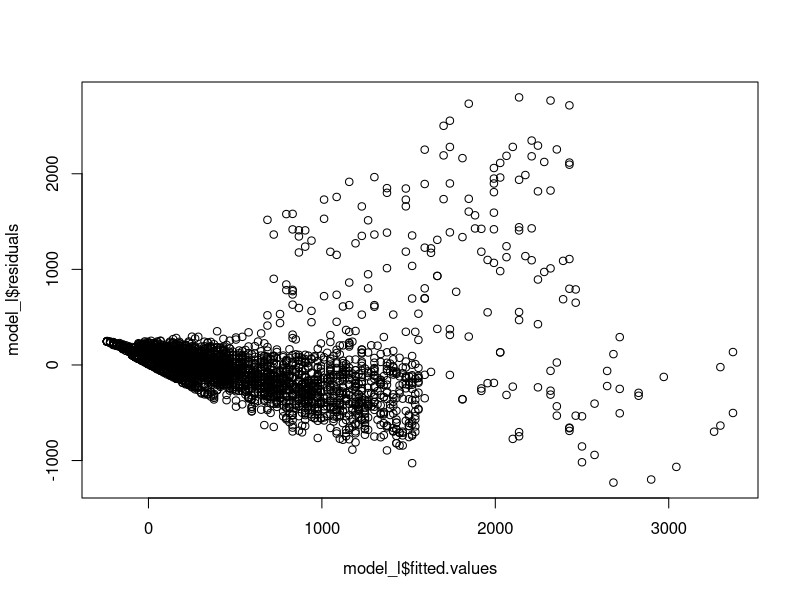
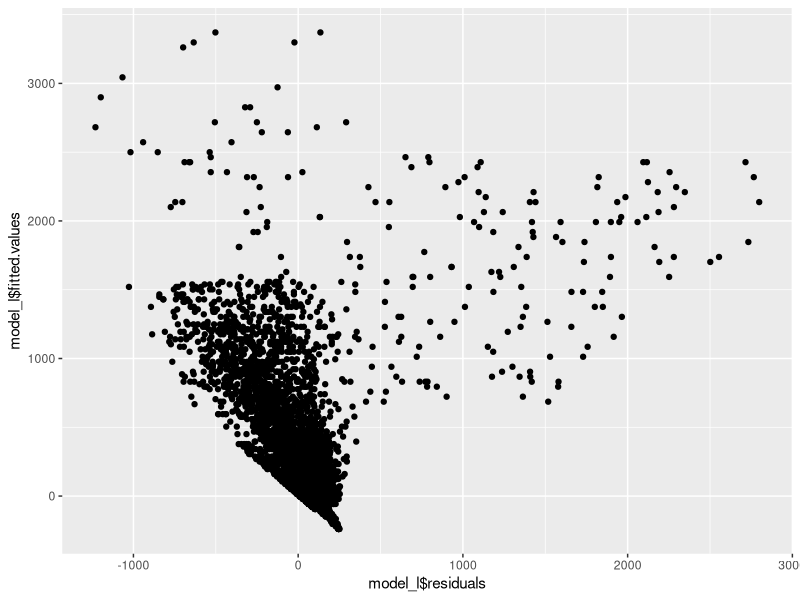
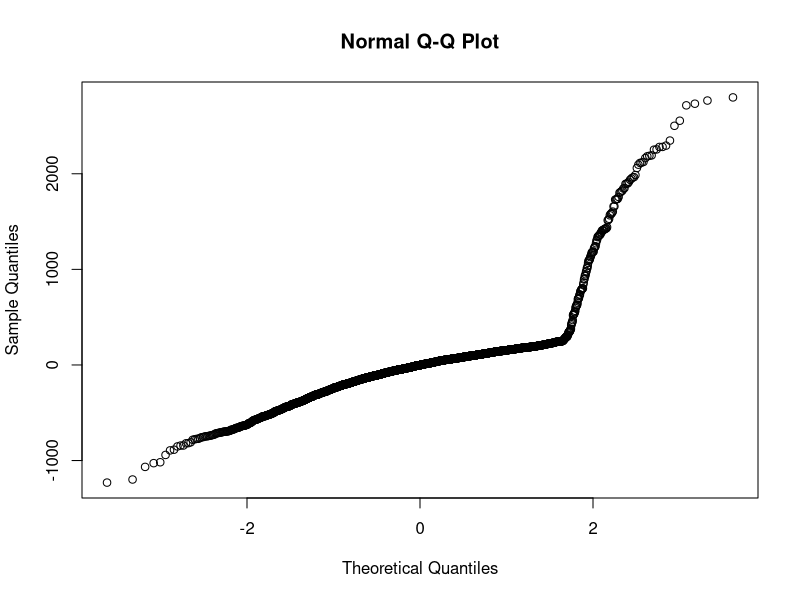
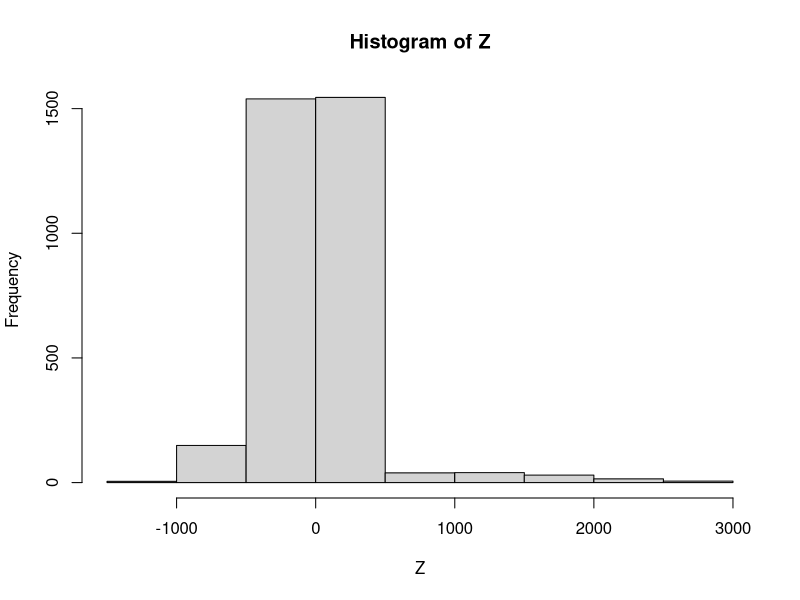
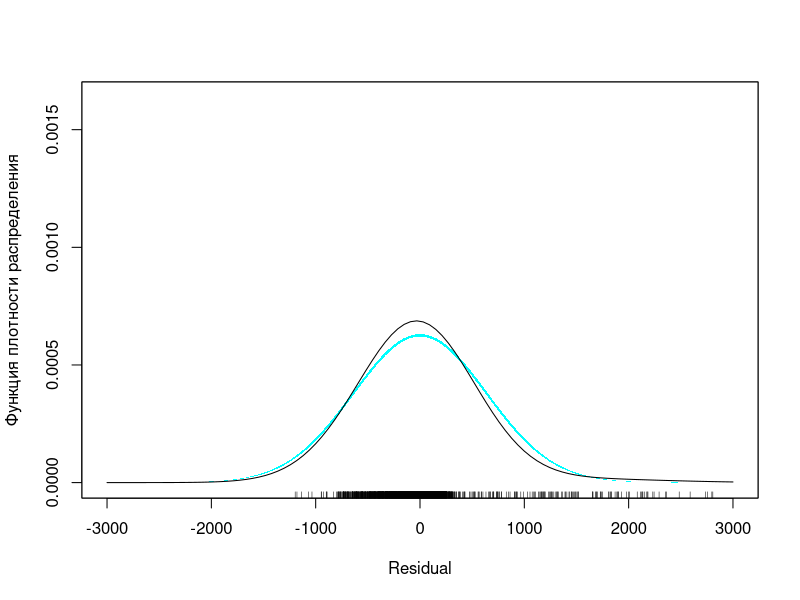
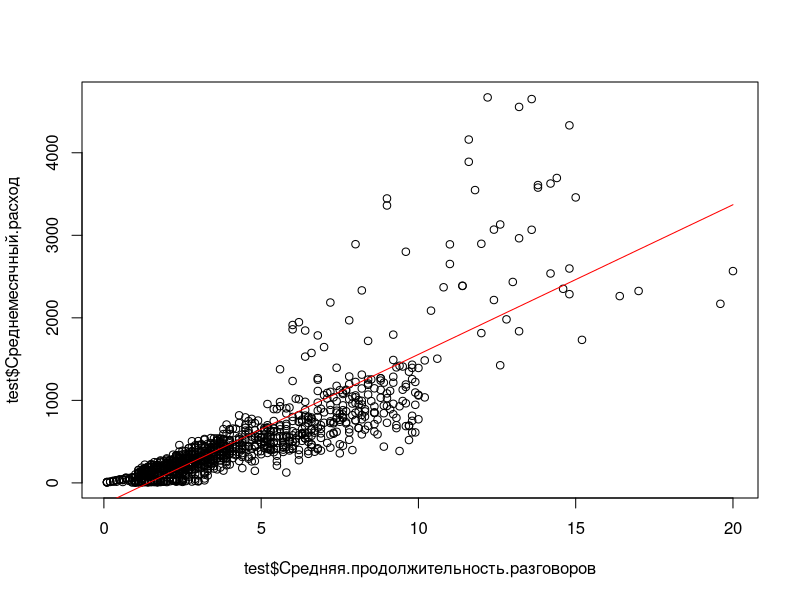

Write R code to recreate these figures, in order.
## ---- chunk 1
library(ggplot2)
library(memisc)
#library(DescTools)
library(broom)
library(caTools)
library(lmtest)
library(dplyr)
library(readxl)
mydata <- read.csv(file="abon.txt", sep='\t')
mydata
## ---- chunk 2
set.seed(56)
split <- sample.split(mydata$Средняя.продолжительность.разговоров, SplitRatio = 0.75)
train <- subset(mydata, split == TRUE)
test <- subset(mydata, split == FALSE)
model_l <- lm(data = train, Среднемесячный.расход ~ Средняя.продолжительность.разговоров)
summary(model_l)
## ---- chunk 3
summary(model_l)$r.squared
summary(model_l)$adj.r.squared
## ---- chunk 4
summary(model_l)$sigma^2
## ---- chunk 5
qf(0.95, 1, model_l$df.residual) > 7453
## ---- chunk 6
glance(model_l)
## ---- chunk 7
plot(model_l$fitted.values, model_l$residuals)
qplot(x = model_l$residuals, y = model_l$fitted.values)
## ---- chunk 8
mean(model_l$residuals)
## ---- chunk 9
rse <- model_l$df.residual
a <- mean(model_l$residuals)
b <- sd(model_l$residuals, na.rm = FALSE)
n <- sqrt(rse + 1)
tm <- a / b * n
## ---- chunk 10
tt <- qt(0.95, rse + 1)
abs(tm) < tt
## ---- chunk 11
bptest(model_l)
## ---- chunk 12
cor.test(train$Средняя.продолжительность.разговоров, model_l$residuals, method = "spearman")
## ---- chunk 13
bgtest(model_l)
dwtest(model_l)
## ---- chunk 14
qqnorm(model_l$residuals)
## ---- chunk 15
library(sm)
Z <- model_l$residuals
hist(Z)
sm.density(Z, model="Normal", xlab="Residual", ylab="Функция плотности распределения", xlim=c(-3000, 3000))
## ---- chunk 16
library(nortest)
lillie.test(Z)

## ---- chunk 17
sh <- model_l$residuals[1:4900]
shapiro.test(sh)
## ---- chunk 18
test_l <- predict(model_l, test)
plot(test$Средняя.продолжительность.разговоров, test$Среднемесячный.расход)
lines(test$Средняя.продолжительность.разговоров, test_l, col = "red")
